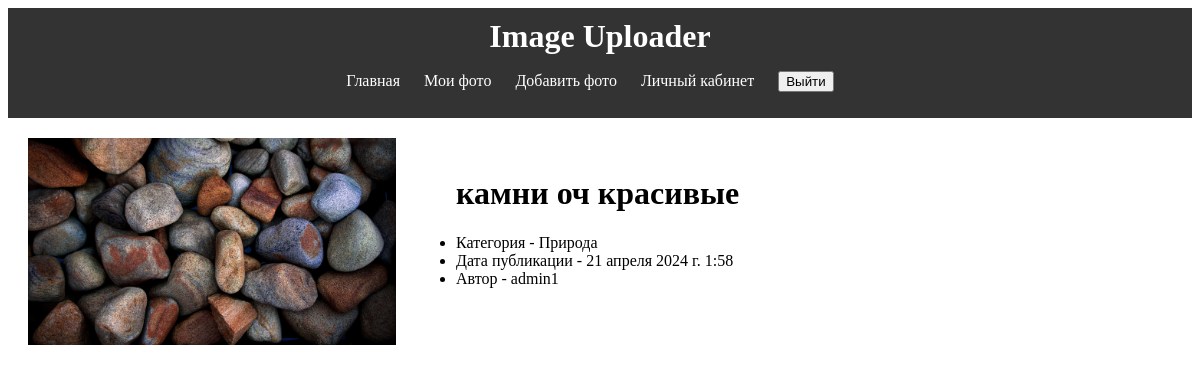
Screenshot of /image/6/ (signed in) with the database file from the repository.
### app/models.py (models this page shows, shortened)
class Image(models.Model):
    file = models.ImageField(upload_to='static/images/', verbose_name='Файл')
    description = models.TextField(verbose_name='Описание')
    category = models.ForeignKey(Category, on_delete=models.CASCADE, verbose_name='Категория')
    user = models.ForeignKey(User, on_delete=models.CASCADE, verbose_name='Пользователь')
    is_deleted = models.BooleanField(default=False)
    uploaded_at = models.DateTimeField(auto_now_add=True, verbose_name='Дата создания')
    updated_at = models.DateTimeField(auto_now=True, verbose_name='Дата обновления')
    deleted_at = models.DateTimeField(null=True, blank=True, verbose_name='Дата удаления')
    class Meta:
        verbose_name = "Изображение"
        verbose_name_plural = "Изображения"

class Category(models.Model):
    name = models.CharField(max_length=100, verbose_name='Название')
    created_at = models.DateTimeField(auto_now_add=True, verbose_name='Дата создания')
    def __str__(self):
        return self.name
    class Meta:
        verbose_name = "Категория"
        verbose_name_plural = "Категории"

### app/views.py (the view)
# urls.py: path('image/<int:image_id>/', image_detail, name='image_detail'),
def image_detail(request, image_id):
    image = get_object_or_404(Image, pk=image_id, is_deleted=False)
    return render(request, 'image_detail.html', {'image': image})

### app/templates/image_detail.html
{% extends 'base.html' %}
{% load static %}
{% block content %}
   <div class="image-container">
                <img src="{{ image.file.url }}">
       <ul>
       <h1> {{image.description}} </h1>
           <li>Категория - {{image.category}}</li>
               <li> Дата публикации - {{image.updated_at}}</li>
              <li>  Автор - {{image.user}}</li>
       </ul>
    </div>
{% endblock %}

### static/css/styles2.css (style rules this page uses)
.image-container { display: grid; grid-template-columns: repeat(auto-fill, minmax(300px, 1fr)); gap: 20px; }
.image-container img { width: 100%; height: auto; }

### rows the page displays
Image: file (picture), description "камни оч красивые", category "Природа", updated_at "21 апреля 2024 г. 1:58", user "admin1"
